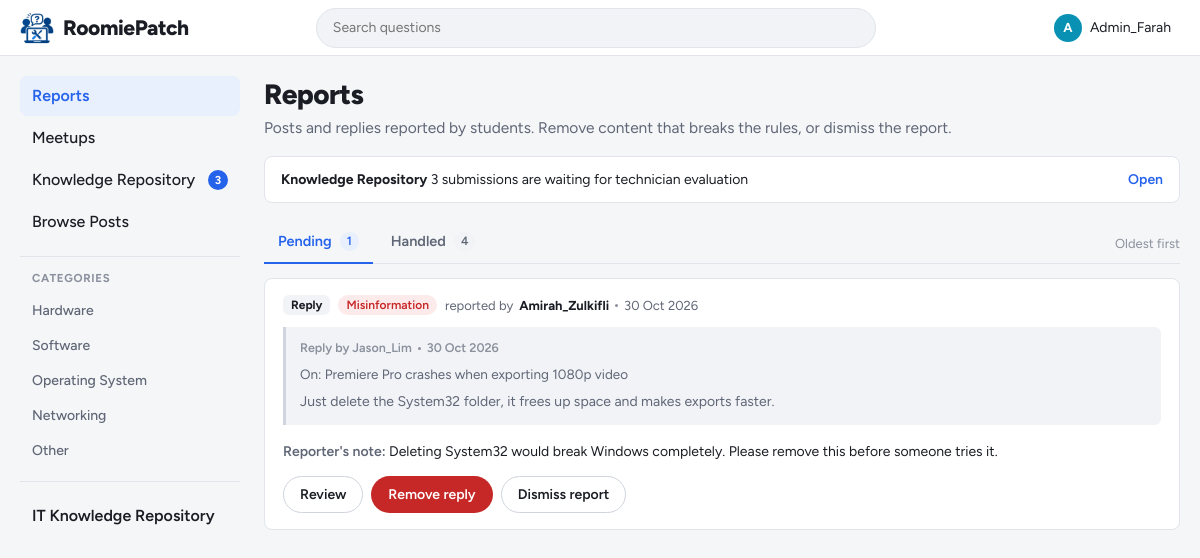
The app's page /admin/dashboard.php (signed in) with its own data.
### tables this page shows
CREATE TABLE categories (
    category_id   INT AUTO_INCREMENT PRIMARY KEY,
    category_name VARCHAR(50) NOT NULL UNIQUE
);

CREATE TABLE reports (
    report_id         INT AUTO_INCREMENT PRIMARY KEY,
    reporter_id       INT NOT NULL,
    reported_post_id  INT NULL,
    reported_reply_id INT NULL,
    reason            ENUM('Spam', 'Harassment', 'Inappropriate content', 'Misinformation', 'Other') NOT NULL,
    description       TEXT NULL,
    status            ENUM('Pending', 'Removed', 'Dismissed') NOT NULL DEFAULT 'Pending',
    created_at        DATETIME NOT NULL DEFAULT CURRENT_TIMESTAMP,
    FOREIGN KEY (reporter_id) REFERENCES users(user_id) ON DELETE CASCADE,
    FOREIGN KEY (reported_post_id) REFERENCES posts(post_id) ON DELETE SET NULL,
    FOREIGN KEY (reported_reply_id) REFERENCES replies(reply_id) ON DELETE SET NULL
);

CREATE TABLE users (
    user_id   INT AUTO_INCREMENT PRIMARY KEY,
    username  VARCHAR(50)  NOT NULL UNIQUE,
    login_id  VARCHAR(20)  NOT NULL UNIQUE,       
    password  VARCHAR(255) NOT NULL,              
    role      ENUM('student', 'admin') NOT NULL DEFAULT 'student',
     
     
    reputation INT NOT NULL DEFAULT 0,
     
     
    is_certified_technician TINYINT(1) NOT NULL DEFAULT 0,
    bio       TEXT NULL
);

CREATE TABLE replies (
    reply_id    INT AUTO_INCREMENT PRIMARY KEY,
    post_id     INT NOT NULL,
    user_id     INT NOT NULL,
    content     TEXT NOT NULL,
    is_resolved TINYINT(1) NOT NULL DEFAULT 0,     
    created_at  DATETIME NOT NULL DEFAULT CURRENT_TIMESTAMP,
    FOREIGN KEY (post_id) REFERENCES posts(post_id) ON DELETE CASCADE,
    FOREIGN KEY (user_id) REFERENCES users(user_id) ON DELETE CASCADE
);

CREATE TABLE posts (
    post_id     INT AUTO_INCREMENT PRIMARY KEY,
    user_id     INT NOT NULL,
    title       VARCHAR(150) NOT NULL,
    description TEXT NOT NULL,
    category_id INT NOT NULL,
    device_os   ENUM('Windows', 'macOS', 'Linux', 'Android', 'iOS', 'Other') NOT NULL,
    tags        VARCHAR(255) NULL,                 
    status      ENUM('Open', 'Resolved') NOT NULL DEFAULT 'Open',
     
     
     
    accepted_reply_id INT NULL,
    resolved_at DATETIME NULL,
    created_at  DATETIME NOT NULL DEFAULT CURRENT_TIMESTAMP,
    KEY idx_posts_resolved_at (resolved_at),
    FOREIGN KEY (user_id) REFERENCES users(user_id) ON DELETE CASCADE,
    FOREIGN KEY (category_id) REFERENCES categories(category_id)
);

### includes/report_item.php (the view, shortened to what this page needs)
<?php
$full_view = $full_view ?? false;
if ($report['post_title'] !== null) {
    $kind = 'Post';
} elseif ($report['reply_content'] !== null) {
    $kind = 'Reply';
} else {
    $kind = null;
}
$is_pending = $report['status'] === 'Pending';
?>
<article class="report-item">
    <div class="report-head">
        <?php if ($kind !== null): ?>
            <span class="type-badge"><?= $kind ?></span>
        <?php endif; ?>
        <span class="reason-badge"><?= icon('flag', 13) ?><?= e($report['reason']) ?></span>
        <span class="report-by">
            reported by <strong><?= e($report['reporter_name']) ?></strong>
            <span class="dot" aria-hidden="true"></span>
            <time datetime="<?= e($report['created_at']) ?>"><?= e(time_ago($report['created_at'])) ?></time>
        </span>
    </div>
    <?php if ($kind === 'Post'): ?>
        <div class="reported-preview">
            <div class="reported-preview-label">Post by <?= e($report['post_author']) ?> <span class="dot" aria-hidden="true"></span> <?= e(time_ago($report['post_created'])) ?></div>
            <strong><?= e($report['post_title']) ?></strong>
            <p><?= $full_view ? nl2br(e($report['post_description'])) : e(excerpt($report['post_description'], 220)) ?></p>
        </div>
    <?php elseif ($kind === 'Reply'): ?>
        <div class="reported-preview">
            <div class="reported-preview-label">Reply by <?= e($report['reply_author']) ?> <span class="dot" aria-hidden="true"></span> <?= e(time_ago($report['reply_created'])) ?></div>
            <span class="muted">On: <?= e($report['reply_post_title']) ?></span>
            <p><?= $full_view ? nl2br(e($report['reply_content'])) : e(excerpt($report['reply_content'], 220)) ?></p>
        </div>
    <?php else: ?>
        <div class="reported-preview reported-gone">
            The reported content has been deleted<?= $report['status'] === 'Removed' ? ' by staff' : '' ?>.
        </div>
    <?php endif; ?>
    <?php if ($report['description'] !== null && $report['description'] !== ''): ?>
        <p class="report-note"><span>Reporter's note:</span> <?= e($report['description']) ?></p>
    <?php endif; ?>
    <?php if ($is_pending): ?>
        <div class="report-actions">
            <?php if (!$full_view && $kind !== null): ?>
                <a class="btn btn-secondary btn-sm" href="<?= BASE_URL ?>admin/report.php?id=<?= (int) $report['report_id'] ?>">Review</a>
            <?php endif; ?>
            <?php if ($kind !== null): ?>
                <form method="post" action="<?= BASE_URL ?>actions/admin_action.php"
                      onsubmit="return confirm('Remove this <?= strtolower($kind) ?>? <?= $kind === 'Post' ? 'Its replies and images will also be removed. ' : '' ?>This cannot be undone.');">
                    <button type="submit" class="btn btn-danger btn-sm"><?= icon('trash', 15) ?>Remove <?= strtolower($kind) ?></button>
                </form>
            <?php endif; ?>
            <form method="post" action="<?= BASE_URL ?>actions/admin_action.php">
                <button type="submit" class="btn btn-secondary btn-sm">Dismiss report</button>
            </form>
        </div>
    <?php endif; ?>
</article>

### includes/sidebar.php (shortened to what this page needs)
<?php
function nav_link($key, $href, $icon_name, $label, $active, $badge = null)
{
    $class = $key === $active ? 'nav-link active' : 'nav-link';
    $current = $key === $active ? ' aria-current="page"' : '';
    $badge_html = '';
    if ($badge !== null) {
        $badge_html = '<span class="nav-badge" data-badge="' . $key . '"' . ($badge > 0 ? '' : ' hidden') . '>'
            . ($badge > 99 ? '99+' : $badge) . '</span>';
    }
    return '<a class="' . $class . '" href="' . BASE_URL . $href . '"' . $current . '>'
        . icon($icon_name) . '<span>' . e($label) . '</span>' . $badge_html . '</a>';
}
?>
<nav class="sidebar" aria-label="Main">
    <?php if ($is_admin): ?>
        <div class="nav-group">
            <?= nav_link('reports', 'admin/dashboard.php', 'flag', 'Reports', $active) ?>
            <?= nav_link('meetups', 'admin/meetups.php', 'meetup', 'Meetups', $active) ?>
            <?php $repo_pending = (int) $conn->query("SELECT COUNT(*) FROM repository_entries WHERE status = 'Pending'")->fetch_row()[0]; ?>
            <?= nav_link('repository_admin', 'admin/repository.php', 'book', 'Knowledge Repository', $active, $repo_pending) ?>
            <?= nav_link('browse', 'student/browse.php', 'list', 'Browse Posts', $active) ?>
        </div>
    <?php endif; ?>
    <div class="nav-group">
        <h2 class="nav-heading">Categories</h2>
        <?php
        $categories = $conn->query('SELECT category_id, category_name FROM categories ORDER BY category_id');
        while ($cat = $categories->fetch_assoc()):
        ?>
            <a class="nav-link nav-link-plain" href="<?= BASE_URL ?>student/browse.php?category=<?= (int) $cat['category_id'] ?>">
                <?= e($cat['category_name']) ?>
            </a>
        <?php endwhile; ?>
    </div>
    <div class="nav-group nav-group-repo">
        <?= nav_link('repository', 'student/repository.php', 'book', 'IT Knowledge Repository', $active) ?>
    </div>
</nav>

### admin/dashboard.php (shortened to what this page needs)
<?php
$active = 'reports';
include '../includes/header.php';
$tab = get_text('tab') === 'handled' ? 'handled' : 'pending';
$counts = $conn->query("
    SELECT SUM(status = 'Pending') AS pending, SUM(status <> 'Pending') AS handled FROM reports
")->fetch_assoc();
$pending_count = (int) $counts['pending'];
$handled_count = (int) $counts['handled'];
if ($tab === 'pending') {
    $reports = $conn->query(REPORT_LIST_SQL . " WHERE r.status = 'Pending' ORDER BY r.created_at ASC");
} else {
    $reports = $conn->query(REPORT_LIST_SQL . " WHERE r.status <> 'Pending' ORDER BY r.created_at DESC");
}
?>
<main class="content">
    <div class="page-head">
        <h1>Reports</h1>
        <p>Posts and replies reported by students. Remove content that breaks the rules, or dismiss the report.</p>
    </div>
    <?php $repo_waiting = (int) $conn->query("SELECT COUNT(*) FROM repository_entries WHERE status = 'Pending'")->fetch_row()[0]; ?>
    <a class="repo-dash-link" href="<?= BASE_URL ?>admin/repository.php">
        <span><strong>Knowledge Repository</strong> <?= $repo_waiting ?> <?= $repo_waiting === 1 ? 'submission is' : 'submissions are' ?> waiting for technician evaluation</span>
        <span class="repo-dash-go">Open</span>
    </a>
    <div class="tabs-row">
        <nav class="tabs" aria-label="Report status">
            <a class="tab<?= $tab === 'pending' ? ' active' : '' ?>" href="dashboard.php" <?= $tab === 'pending' ? 'aria-current="page"' : '' ?>>
                Pending <span class="tab-count"><?= $pending_count ?></span>
            </a>
            <a class="tab<?= $tab === 'handled' ? ' active' : '' ?>" href="dashboard.php?tab=handled" <?= $tab === 'handled' ? 'aria-current="page"' : '' ?>>
                Handled <span class="tab-count"><?= $handled_count ?></span>
            </a>
        </nav>
        <span class="sort-label"><?= $tab === 'pending' ? 'Oldest first' : 'Newest first' ?></span>
    </div>
    <div class="report-list">
        <?php if ($reports->num_rows === 0): ?>
            <div class="feed">
                <div class="empty-state">
                    <?php if ($tab === 'pending'): ?>
                        <strong>No reports waiting for review</strong>
                        New reports from students will appear here.
                    <?php else: ?>
                        <strong>No handled reports yet</strong>
                        Reports you remove or dismiss will appear here.
                    <?php endif; ?>
                </div>
            </div>
        <?php else: ?>
            <?php while ($report = $reports->fetch_assoc()): ?>
                <?php include '../includes/report_item.php'; ?>
            <?php endwhile; ?>
        <?php endif; ?>
    </div>
</main>
<?php include '../includes/footer.php'; ?>

### records on screen
categories: category_name "Hardware"
categories: category_name "Software"
categories: category_name "Operating System"
categories: category_name "Networking"
categories: category_name "Other"
reports: kind "Reply", reason "Misinformation", reporter.username "Amirah_Zulkifli", created_at "30 Oct 2026", users.username "Jason_Lim", reported_reply.created_at "30 Oct 2026", posts.title "Premiere Pro crashes when exporting 1080p video", reported_reply.content "Just delete the System32 folder, it frees up space and makes exports faster.", description "Deleting System32 would break Windows completely. Please remove this before someone tries it.", kind "reply"

### other values on screen
$letter "A"
$_SESSION['username'] "Admin_Farah"
$label "Reports Meetups Knowledge Repository Browse Posts IT Knowledge Repository"
$badge "3"
$repo_waiting "3"
$pending_count "1"
$handled_count "4"
